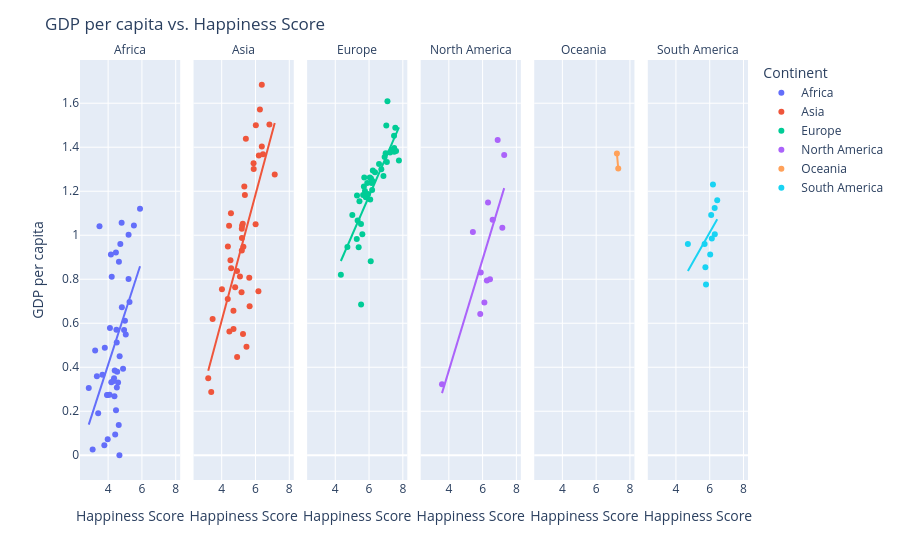
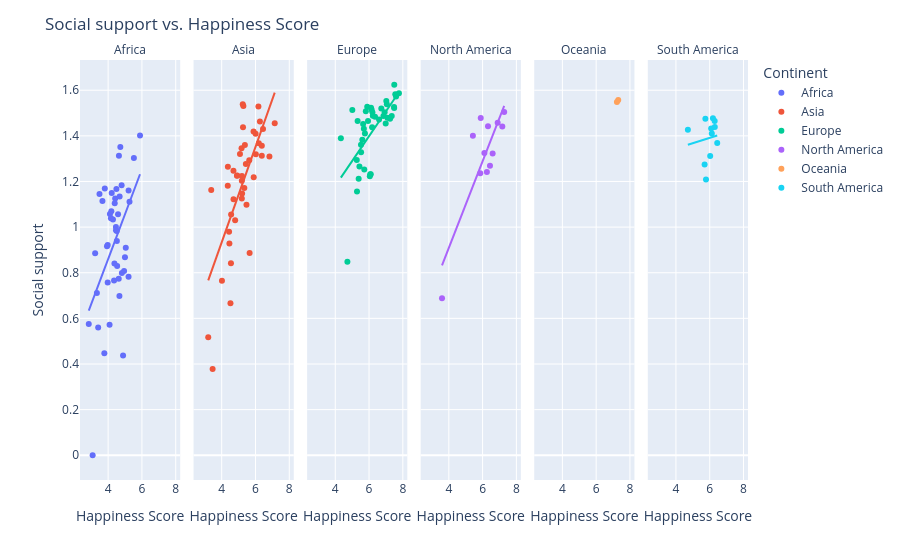
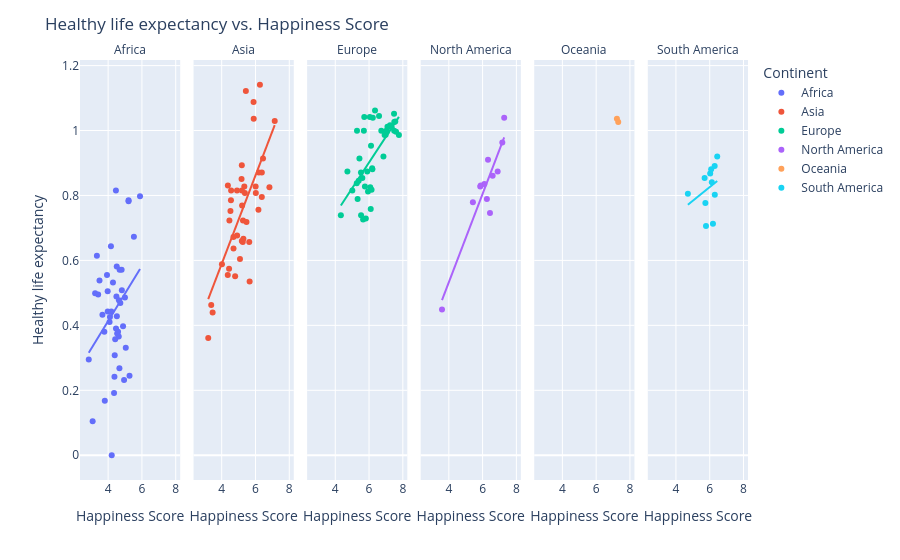
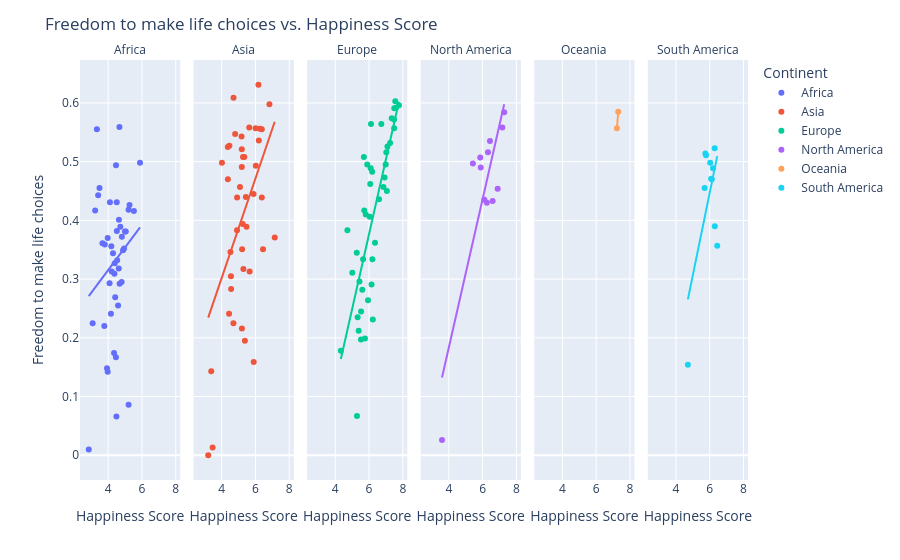

Notebook source saved alongside these figures, in order:
### Markdown cell above
***Scatter Plots***

A scatter plot is a powerful exploratory data analysis tool that allows us to visually examine the relationship between two variables in a dataset. In the context of a dataset containing happiness scores and other factors for different countries, a scatter plot can be used to investigate the correlation between happiness scores and other variables for each continent separately.

Each point on the scatter plot represents a country, with the horizontal axis representing the value of one variable (e.g. GDP per capita) and the vertical axis representing the value of the happiness score. By plotting the values of these two variables for each country in a continent, we can visually identify any patterns or relationships between them.

A strong positive correlation between two variables would result in a clear upward trend in the scatter plot, indicating that as the value of one variable increases, the value of the other variable also tends to increase. A strong negative correlation would result in a clear downward trend, indicating that as the value of one variable increases, the value of the other variable tends to decrease.

In addition, scatter plots can help us identify any outliers or anomalies in the data that may require further investigation. For example, if there is a country with a very high GDP per capita but a low happiness score, this may suggest that there are other factors that are more important in determining happiness than just income.

Overall, by using scatter plots to examine the relationship between happiness scores and other variables for each continent separately, we can gain valuable insights into the factors that contribute to happiness in different parts of the world.

### Code cell
# Create scatter plots with regression lines for each continent
scatter_plots = px.scatter(df, x="Score", y="GDP per capita", color="Continent", trendline="ols", facet_col="Continent")
scatter_plots.update_layout(title_text='GDP per capita vs. Happiness Score', xaxis_title='Happiness Score')
scatter_plots.update_xaxes(title='Happiness Score')
scatter_plots.for_each_annotation(lambda x: x.update(text=x.text.split("=")[-1]))
scatter_plots.show()

scatter_plots = px.scatter(df, x="Score", y="Social support", color="Continent", trendline="ols", facet_col="Continent")
scatter_plots.update_layout(title_text='Social support vs. Happiness Score', xaxis_title='Happiness Score')
scatter_plots.update_xaxes(title='Happiness Score')
scatter_plots.for_each_annotation(lambda x: x.update(text=x.text.split("=")[-1]))
scatter_plots.show()

scatter_plots = px.scatter(df, x="Score", y="Healthy life expectancy", color="Continent", trendline="ols", facet_col="Continent")
scatter_plots.update_xaxes(title='Happiness Score')
scatter_plots.update_layout(title_text='Healthy life expectancy vs. Happiness Score', xaxis_title='Happiness Score')
scatter_plots.for_each_annotation(lambda x: x.update(text=x.text.split("=")[-1]))
scatter_plots.show()

scatter_plots = px.scatter(df, x="Score", y="Freedom to make life choices", color="Continent", trendline="ols", facet_col="Continent")
scatter_plots.update_xaxes(title='Happiness Score')
scatter_plots.update_layout(title_text='Freedom to make life choices vs. Happiness Score', xaxis_title='Happiness Score')
scatter_plots.for_each_annotation(lambda x: x.update(text=x.text.split("=")[-1]))
scatter_plots.show()

scatter_plots = px.scatter(df, x="Score", y="Generosity", color="Continent", trendline="ols", facet_col="Continent")
scatter_plots.update_layout(title_text='Generosity vs. Happiness Score', xaxis_title='Happiness Score')
scatter_plots.update_xaxes(title='Happiness Score')
scatter_plots.for_each_annotation(lambda x: x.update(text=x.text.split("=")[-1]))
scatter_plots.show()

scatter_plots = px.scatter(df, x="Score", y="Perceptions of corruption", color="Continent", trendline="ols", facet_col="Continent")
scatter_plots.update_layout(title_text='Perceptions of corruption vs. Happiness Score', xaxis_title='Happiness Score')
scatter_plots.update_xaxes(title='Happiness Score')
scatter_plots.for_each_annotation(lambda x: x.update(text=x.text.split("=")[-1]))
scatter_plots.show()
